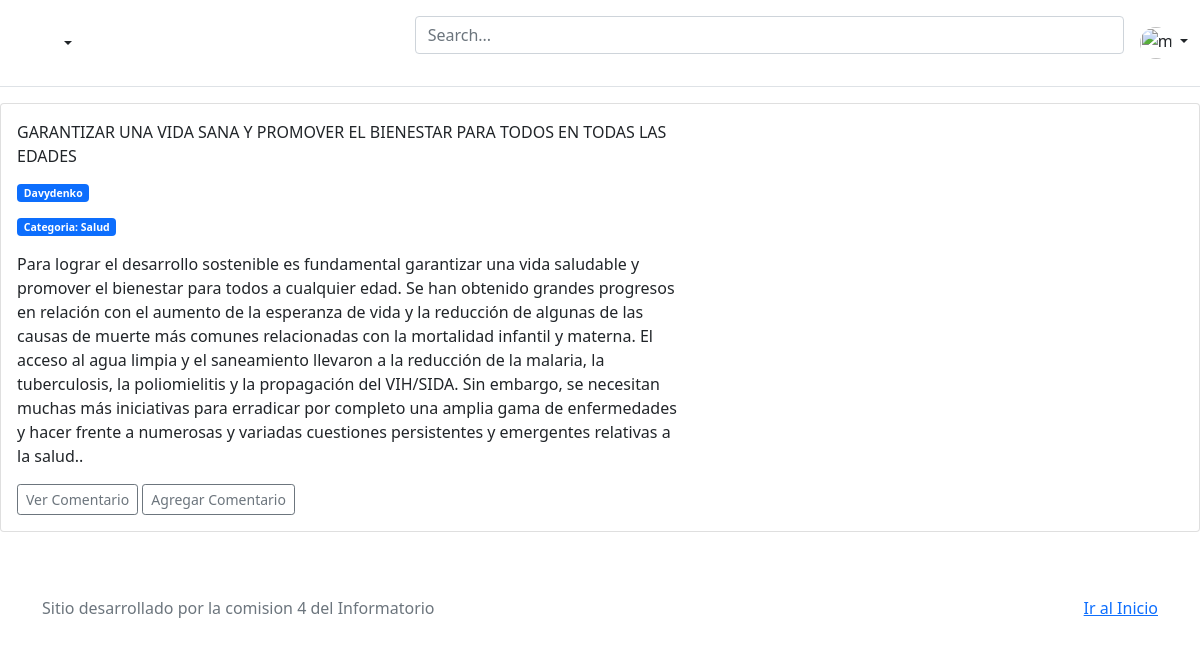
Screenshot of /Post/Detalle/1/ (signed in) with the database file from the repository.
### apps/post/models.py (models this page shows, shortened)
class Post(models.Model):
	nombre = models.CharField(max_length=255)
	detalle = models.TextField(max_length=1000)
	autor = models.ForeignKey(Usuario, on_delete=models.CASCADE, null=True,blank=True)
	estado = models.BooleanField(default=False,null=True,blank=True)
	categoria = models.ForeignKey(Categoria, on_delete=models.CASCADE,null=True,blank=True)
	class Meta:
		db_table="post"

### apps/usuarios/models.py (models this page shows)
class Usuario(AbstractUser):
	dni = models.IntegerField(null=True, blank=True)
	es_administrador = models.BooleanField(default=False)
	es_escritor = models.BooleanField(default=False)
	class Meta:
		db_table="usuarios"
	def __str__(self):
		return f"{self.username}"

### apps/categoria/models.py (models this page shows)
class Categoria(models.Model):
	detalle = models.CharField(max_length=255)
	class Meta:
		db_table="Categoria"
	def __str__(self):
		return self.detalle

### apps/post/views.py (the view)
# urls.py: path("Detalle/<int:pk>/", views.Detalle.as_view(), name="detalle"),
class Detalle(DetailView):
	template_name = "post/detalle.html"
	model = Post

### templates/post/detalle.html (shortened to what this page needs)
{% extends "base/base.html" %}
{% load static %}
{% block contenido %}
	<div class="card mb-3">
	  	<div class="row g-0">
		    <div class="col-md-7">
		      	<div class="card-body">
                    <p class="card-text">{{post.nombre}}</p>
			        <p class="card-text"><small class="text-muted"><span class="badge bg-primary">{{post.autor}}</span></small></p>
                    <p class="card-text"><small class="text-muted"><span class="badge bg-primary">Categoria: {{post.categoria}}</span></small></p>
                    <p class="card-text">{{post.detalle}}.</p>
                    <div class="row">
                        <div class="col">
                            <a class="btn btn-sm btn-outline-secondary" href="{% url 'post:vercomentarios' post.id %}">Ver Comentario</a>
							<a class="btn btn-sm btn-outline-secondary" href="{% url 'post:comentarios' post.id %}">Agregar Comentario</a>
                        </div>
                     </div>
		      	</div>
		    </div>
	  	</div>
	</div>
{% endblock contenido %}

### rows the page displays
Post: nombre "GARANTIZAR UNA VIDA SANA Y PROMOVER EL BIENESTAR PARA TODOS EN TODAS LAS EDADES", autor "Davydenko", categoria "Salud", detalle "Para lograr el desarrollo sostenible es fundamental garantizar una vida saludable y promover el bienestar para todos a cualquier edad. Se han obtenido grandes progresos en relación con el aumento de la esperanza de vida y la reducción de algunas de las causas de muerte más comunes relacionadas con la mortalidad infantil y materna. El acceso al agua limpia y el saneamiento llevaron a la reducción de la malaria, la tuberculosis, la poliomielitis y la propagación del VIH/SIDA. Sin embargo, se necesitan muchas más iniciativas para erradicar por completo una amplia gama de enfermedades y hacer frente a numerosas y variadas cuestiones persistentes y emergentes relativas a la salud."
